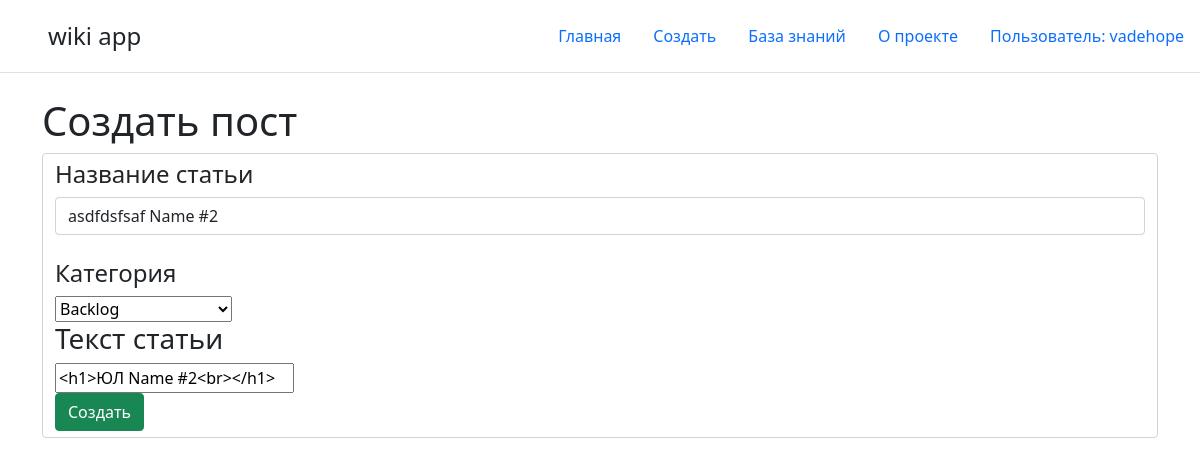
The app's page /46/edit (signed in) with its own data.
### main/models.py (models this page shows, shortened)
class Task(MPTTModel):
    name = models.CharField(max_length=50, unique=True)
    parent = TreeForeignKey('self', on_delete=models.CASCADE, null=True, blank=True, related_name='children')
    task = models.TextField('Описание')
    created_at = models.DateTimeField()
    updated_at = models.DateTimeField(auto_now=True)
    def __str__(self):
        return self.name
    class Meta:
        verbose_name = 'Задача'
        verbose_name_plural = 'Задача'
    class MPTTMeta:
        order_insertion_by = ['name']

### main/views.py (the view)
# urls.py: path('<int:pk>/edit', views.PostUpdateView.as_view(), name = "post-update"),
class PostUpdateView(UpdateView):
    model = Task
    template_name = 'main/edit.html'
    form_class = add_TaskForm

### main/forms.py
class add_TaskForm(ModelForm):
    class Meta:
        model = Task
        fields = ["name", "task", "parent"]
        widgets = {
            "name": TextInput(attrs={
                'class': 'form-control',
                'placeholder': 'Write name',
            }),
            "task": SummernoteWidget(attrs={
                'summernote': {
                    'airMode': False,
                    'width': '100%',
                    'height': '600',
                    'toolbar': [
                        ['style', ['bold', 'italic', 'underline', 'clear']],
                        ['font', ['strikethrough', 'superscript', 'subscript']],
                        ['fontsize', ['fontsize']],
                        ['color', ['color']],
                        ['para', ['ul', 'ol', 'paragraph']],
                        ['height', ['height']],
                        ['misc', ['codeview']],
                    ],
                },
            }),
        }

### main/templates/main/edit.html (shortened to what this page needs)
{% extends 'main/base.html' %}
{% block content%}
    <h1>Создать пост</h1>
    <form method="post" class="form-control">
        <label><h4>Название статьи</h4></label><br>
        {{ form.name }}<br>
        <label><h4>Категория</h4></label><br>
        {{ form.parent|safe }}<br>
        <label><h3>Текст статьи</h3></label><br>
        {{ form.task|safe }}<br>
        <button type="submit" class="btn btn-success">Создать</button>
    </form>
{% endblock %}

### main/templates/main/base.html (shortened to what this page needs)
<!DOCTYPE html>
<html lang="ru">
<head>
    <link rel="stylesheet" href="https://cdn.jsdelivr.net/npm/bootstrap@5.1.3/dist/css/bootstrap.min.css">
</head>
<body>
    <header class="d-flex flex-wrap justify-content-center py-3 mb-4 border-bottom">
        <a href="/" class="d-flex align-items-center mb-3 mb-md-0 me-md-auto text-dark text-decoration-none">
          <svg class="bi me-2" width="40" height="32"><use xlink:href="#bootstrap"></use></svg>
          <span class="fs-4">wiki app</span>
        </a>
        <ul class="nav nav-pills">
          <li class="nav-item"><a href="{% url "home" %}" class="nav-link">Главная</a></li>
          <li class="nav-item"><a href="{% url "create_child" %}" class="nav-link" aria-current="page">Создать</a></li>
          <li class="nav-item"><a href="{% url "wiki" %}" class="nav-link" aria-current="page">База знаний</a></li>
          <li class="nav-item"><a href="{% url "about" %}" class="nav-link">О проекте</a></li>
          <li class="nav-item"><a href="{% url "cab" %}" class="nav-link">Пользователь: {{ user.get_username }}</a></li>
        </ul>
      </header>
    <div class="container">
      {% block  content %}{% endblock %}
    </div>
</body>
</html>

### records on screen
Task: name "asdfdsfsaf Name #2", parent "Backlog", task "<h1>ЮЛ Name #2<br></h1>"

### other values on screen
{{ user.get_username }} "vadehope"
